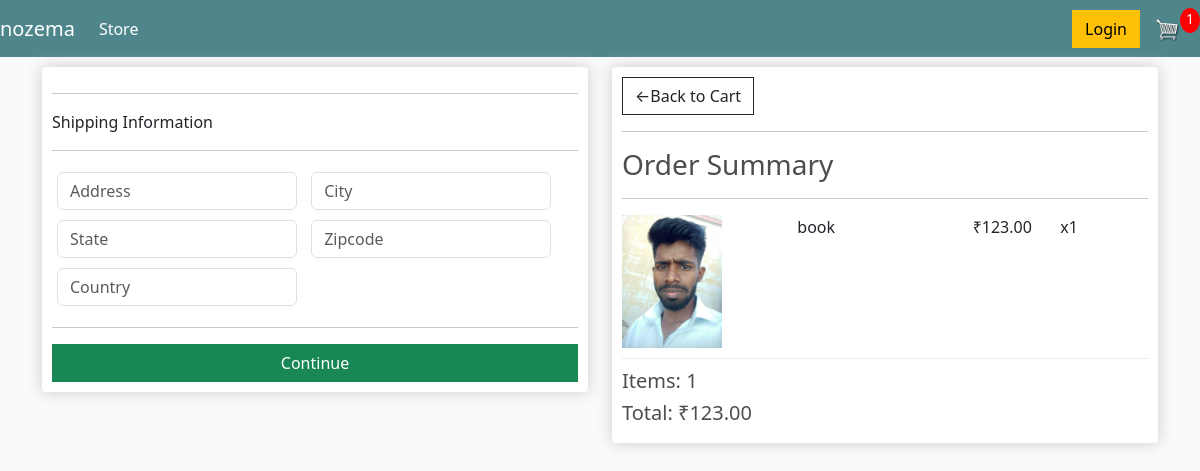
Screenshot of /checkout/ (signed in) with the database file from the repository.
### store/models.py (models this page shows, shortened)
class OrderItem(models.Model):
    product = models.ForeignKey(Product, on_delete=models.SET_NULL,null=True)
    order = models.ForeignKey(Order, on_delete=models.SET_NULL,null=True)
    quantity = models.IntegerField(default=0, null=True, blank=True)
    date_added = models.DateTimeField(auto_now_add=True)
    @property
    def get_total(self):
       total = self.product.price * self.quantity
       return total

class Product(models.Model):
    name = models.CharField(max_length=200)
    price = models.DecimalField(max_digits=7, decimal_places=2)
    digital = models.BooleanField(default=False, null=True, blank=True)
    image = models.ImageField(null=True, blank = True)
    @property
    def imageURL(self):
        try:
            url = self.image.url
        except:
            url = ""
        return url

class Order(models.Model):
    customer = models.ForeignKey(Customer, on_delete=models.SET_NULL, null=True, blank='True')
    date_ordered = models.DateTimeField(auto_now_add=True)
    complete = models.BooleanField(default=False)
    transaction_id = models.CharField(max_length=100, null=True)
    @property
    def shipping(self):
        shipping = False
        orderitems = self.orderitem_set.all()
        for i in orderitems:
            if i.product.digital == False:
                shipping = True
        return shipping
    @property
    def get_cart_total(self):
        orderitems = self.orderitem_set.all()
        total = sum([item.get_total for item in orderitems])
        return total
    @property
    def get_cart_items(self):
        orderitems = self.orderitem_set.all()
        total = sum([item.quantity for item in orderitems])
        return total

### store/views.py (the view)
# urls.py: path('checkout/',views.checkout, name='checkout'),
def checkout(request):
    data = cartData(request)
    cartItems = data['cartItems']
    order = data['order']
    items = data['items']
    context = {'items':items, 'order':order,'cartItems':cartItems}
    return render(request,"store/checkout.html",context)

### store/utils.py (called while the page is built)
def cartData(request):
    if request.user.is_authenticated:
        customer = request.user.customer
        order, created = Order.objects.get_or_create(customer = customer, complete=False)
        items = order.orderitem_set.all()
        cartItems = order.get_cart_items
    else:
        cookieData = cookieCart(request)
        cartItems = cookieData['cartItems']
        order = cookieData['order']
        items = cookieData['items']
    return {'cartItems':cartItems, 'order':order, 'items':items}

### templates/store/checkout.html (shortened to what this page needs)
{% extends 'store/main.html' %}
{% load static%}
{% block content %}
<div class='row'>
    <div class="col-lg-6">
        <div class='box-element' id='form-wrapper'>
            <form id='form'>
                <div id='shipping-info'>
                    <hr>
                    <p>Shipping Information</p>
                    <hr>
                    <div class="form-field">
                        <input class='form-control' type='text' name='address' placeholder='Address' >
                    </div>
                    <div class="form-field">
                        <input class='form-control' type='text' name='city' placeholder='City' >
                    </div>
                    <div class="form-field">
                        <input class='form-control' type='text' name='state' placeholder='State' >
                    </div>
                    <div class="form-field">
                        <input class='form-control' type='text' name='zipcode' placeholder='Zipcode' >
                    </div>
                    <div class="form-field">
                        <input class='form-control' type='text' name='country' placeholder='Country' >
                    </div>
                    <hr>
                </div>
                <input id= 'form-button' class="btn btn-success btn-block" type='submit' value='Continue'>
            </form>
        </div>
        <br>
    </div>
    <div class="col-lg-6">
        <div class='box-element'>
            <a class="btn btn-outline-dark" href="{% url 'cart' %}">&#x2190;Back to Cart</a>
            <hr>
            <h3>Order Summary</h3>
            <hr>
            {% for item in items %}
            <div class='cart-row'>
                <div style="flex:2;"><img class="row-image" src="{{item.product.imageURL}}"></div>
                <div style="flex:2;"><p>{{item.product.name}}</p></div>
                <div style="flex:1;"><p>&#x20B9;{{item.product.price|floatformat:2}}</p></div>
                <div style="flex:1;"><p>x{{item.quantity}}</p></div>
            </div>
            {% endfor %}
            <h5>Items: {{order.get_cart_items}}</h5>
            <h5>Total: &#x20B9;{{order.get_cart_total|floatformat:2}}</h5>
        </div>
    </div>
</div>
{% endblock content %}

### static/css/main.css (style rules this page uses)
body { background-color: hsl(0, 0%, 98%); }
h1,h2,h3,h4,h5,h6 { color:hsl(0, 0%, 30%); }
.box-element { box-shadow:hsl(0, 0%, 80%) 0 0 16px; background-color: #fff; border-radius: 4px; padding: 10px; }
.col-lg-4, .col-lg-6, .col-lg-8, .col-lg-12 { margin-top: 10px; }
.btn { border-radius: 0; }
.row-image { width: 100px; }
.form-field { width:250px; display: inline-block; padding: 5px; }
.cart-row { display: flex; align-items: flex-stretch; padding-bottom: 10px; margin-bottom: 10px; border-bottom: 1px solid #ececec; }

### rows the page displays
OrderItem: product.imageURL (picture), product.name "book", product.price "123.00", quantity "1"
Order: get_cart_items "1", get_cart_total "123.00"

### other values shown
{{ cartItems }} "1"
